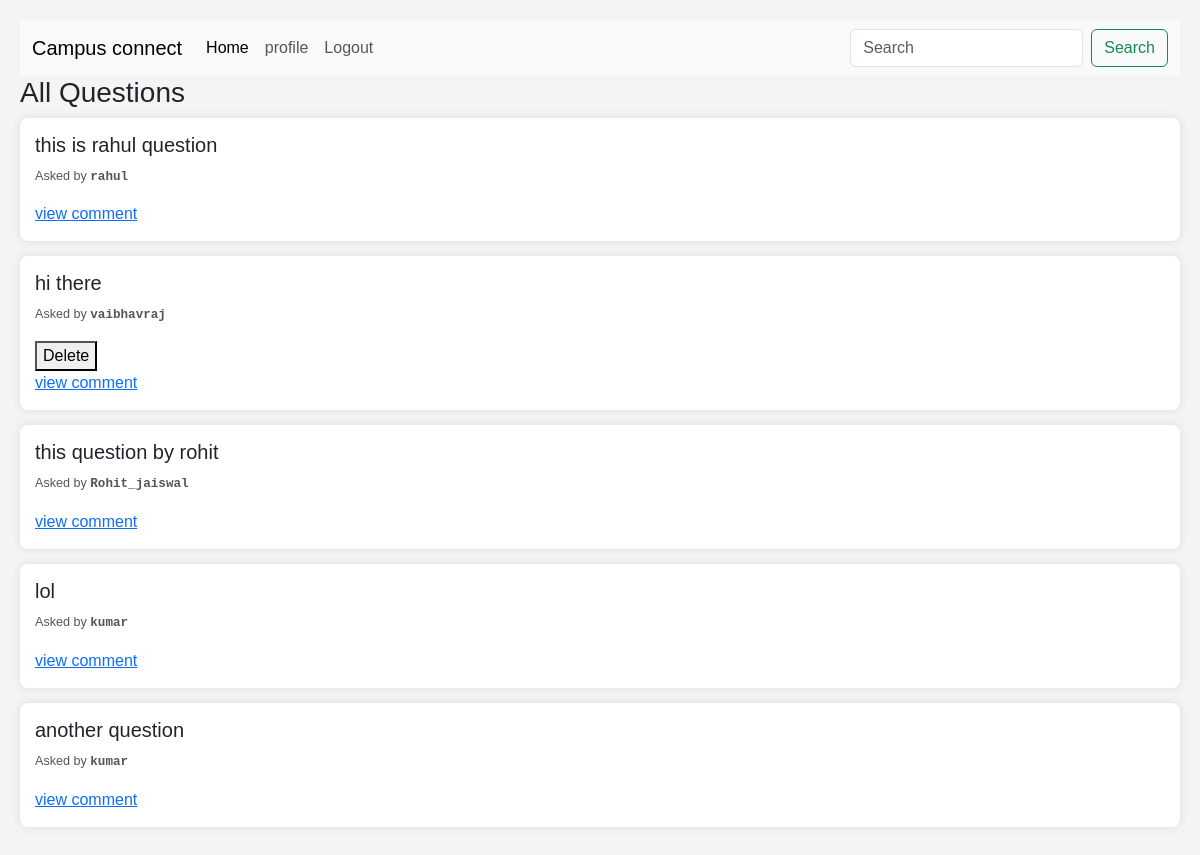
Before: /home/ (signed in) with the older database file.
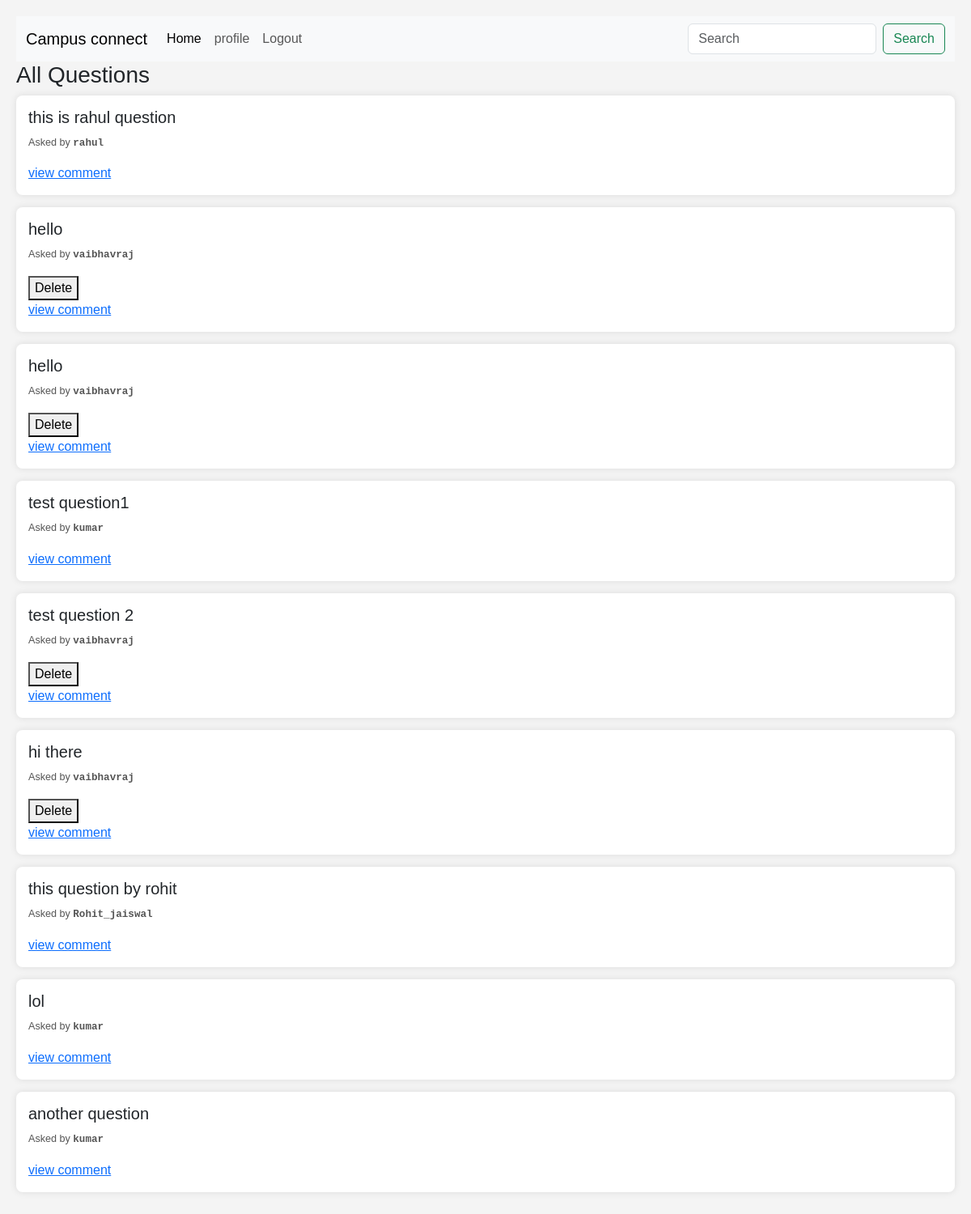
After: the same page with the newer database file.
### student/models.py (models this page shows, shortened)
class questions(models.Model):
    user = models.ForeignKey(User,on_delete=models.CASCADE)
    question_text = models.TextField(max_length=240)
    created_on = models.DateField(auto_now_add=True)

### student/views.py (the view)
# urls.py: 2. Add a URL to urlpatterns:  path('', views.home, name='home')
@login_required
def home(request):
    all_questions = questions.objects.all().order_by('-created_on')
    return render(request,'home.html',{'all_questions': all_questions})

### student/templates/home.html (shortened to what this page needs)
{% extends "base.html" %} {% block content%}
<!DOCTYPE html>
<html lang="en">
  <head>
  </head>
  <body>
    <h3>All Questions</h3>
    {% for question in all_questions %}
    <div class="question-container">
      <h5>{{ question.question_text }}</h5>
      <p class="question-info">
        <small>
          Asked by <span class="username"> {{ question.user.username }} </span>
        </small>
      </p>
      {% if request.user.username == question.user.username %}
      <form action="{% url 'delete_question' question.id %}">
        <button type="submit" class="delete-button">Delete</button>
      </form>
      {% endif %}
      <a href="{% url 'question_detail' question.id %}">view comment</a>
    </div>
    {% endfor %}
  </body>
</html>
{%endblock%}

Changed rows visible on the page:
added questions: question_text "hello", user.username "vaibhavraj", shows "Delete"
added questions: question_text "hello", user.username "vaibhavraj", shows "Delete"
added questions: question_text "test question1", user.username "kumar"
added questions: question_text "test question 2", user.username "vaibhavraj", shows "Delete"
